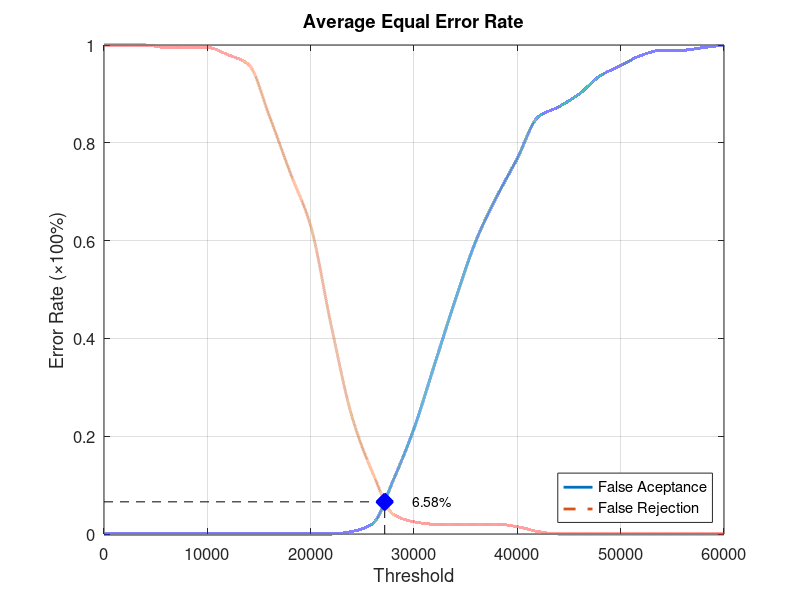
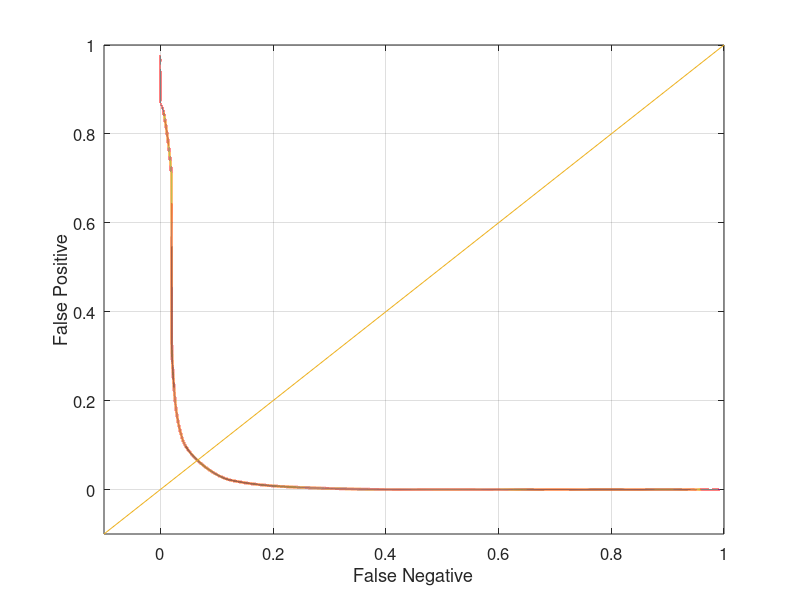

The MATLAB source for these figures, in order:
function yEER = Database4_3
close all;
clear;
clc;
x = 0:2000:60000;
xq = 0:0.5:60000;

y0 = [0 0 0 0 0 0 0 0 0 0 0 0 0.00526316 0.0210526 0.110526 0.215789 0.347368 0.478947 0.6 0.689474 0.768421 0.852632 0.873684 0.9 0.936842 0.957895 0.978947 0.989474 0.989474 0.994737 1];
yy0 = interp1(x, y0, xq, 'pchip');
y1 = [1 1 1 0.995 0.995 0.995 0.98 0.96 0.855 0.74 0.63 0.425 0.24 0.125 0.04 0.025 0.02 0.02 0.02 0.02 0.015 0.005 0 0 0 0 0 0 0 0 0];
yy1 = interp1(x, y1, xq, 'pchip');

% Calculating EER: 
y2 = abs(y0 - y1);
find(y2 == min(y2))
yy2 = abs(yy0 - yy1);
xEER = find(yy2 == min(yy2));
xEERIndex = xq(xEER) % X-axis EER
yEER = yy0(xEER) % Y-axis EER

main = figure
plot(xq, yy0,'-','LineWidth', 2);	hold on
plot(xq, yy1,'--','LineWidth', 2);	hold on
plot([xEERIndex xEERIndex], [0 yEER], 'k--');	hold on
plot([0 xEERIndex], [yEER yEER], 'k--');	hold on
plot(xEERIndex, yEER, 'bx', 'LineWidth', 10);	hold on
text(xEERIndex + 10 * xEERIndex / 100, yEER, [num2str(round((10000 * yEER)) / 100) '%'])
legend('False Aceptance', 'False Rejection', 'Location', 'SouthEast')
xlabel('Threshold')
ylabel('Error Rate (\times100%)')
title('Average Equal Error Rate')
set(gca, 'FontSize', 12)
axis([0 60000 0 1])
grid on

print(main, 'Database4_3Main', '-dpng');
FNRxFPR = figure('Color', [1 1 1]);
plot(yy1, yy0, '-', yy1, yy0, 'LineWidth', 2);
hold on
y = -0.1:0.1:1
plot(y, y); 
set(gca, 'FontSize', 12)
xlabel('False Negative')
ylabel('False Positive')
axis([-0.1 1 -0.1 1])
set(gca, 'FontSize', 12)
grid on

print(FNRxFPR, 'Database4_3FNRxFPR','-dpng');
end
